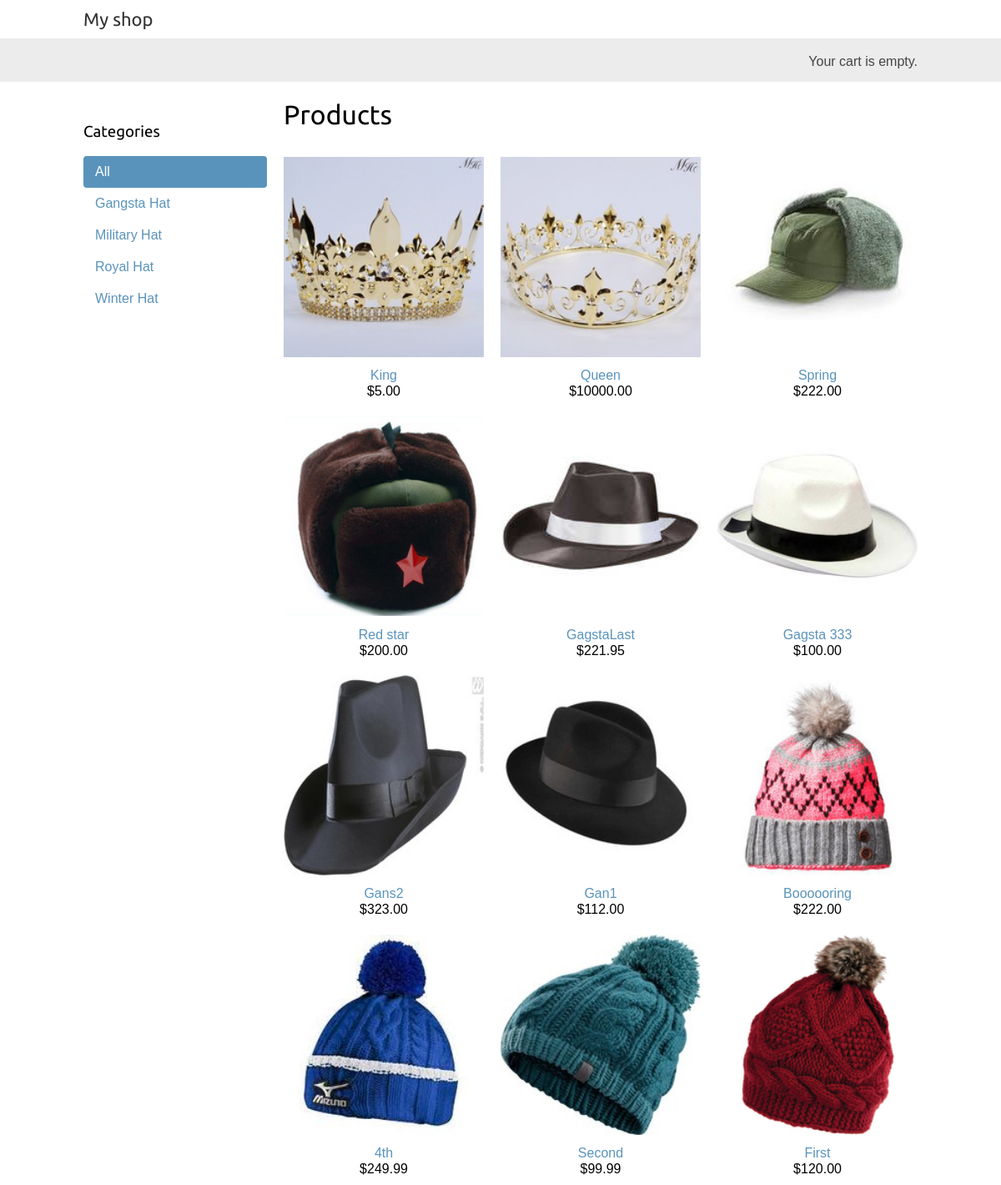
The page / on the database its author committed.
### shop/models.py (models this page shows, shortened)
class Category(models.Model):
    name = models.CharField(max_length=200, db_index=True)
    slug = models.SlugField(max_length=200, db_index=True, unique=True)
    class Meta:
        ordering = ('name',)
        verbose_name = 'category'
        verbose_name_plural = 'categories'
    def get_absolute_url(self):
        return reverse('shop:product_list_by_category', args=[self.slug])

class Product(models.Model):
    category = models.ForeignKey(Category, related_name='products')
    name = models.CharField(max_length=200, db_index=True)
    slug = models.SlugField(max_length=200, db_index=True)
    image = models.ImageField(upload_to='products/%Y/%m/%d', blank=True)
    description = models.TextField(blank=True)
    price = models.DecimalField(max_digits=10, decimal_places=2)
    stock = models.PositiveIntegerField()
    available = models.BooleanField(default=True)
    created = models.DateTimeField(auto_now_add=True)
    updated = models.DateTimeField(auto_now=True)
    class Meta:
        ordering = ('-created',)
        index_together = (('id', 'slug'),)
    def get_absolute_url(self):
        return reverse('shop:product_detail', args=[self.id, self.slug])

### shop/views.py (the view)
# urls.py: url(r'^$', views.product_list, name='product_list'),
def product_list(request, category_slug=None):
    category = None
    categories = Category.objects.all()
    products = Product.objects.filter(available=True)
    if category_slug:
        category = get_object_or_404(Category, slug=category_slug)
        products = products.filter(category=category)
    return render(request, 'shop/product/list.html', {'category': category,
                                                      'categories': categories,
                                                      'products': products})

### cart/cart.py (called while the page is built)
    def __len__(self):
        return sum(item['quantity'] for item in self.cart.values())

### cart/context_processors.py (called while the page is built)
def cart(request):
    return {'cart': Cart(request) }

### shop/templates/shop/product/list.html (shortened to what this page needs)
{% extends "shop/base.html" %}
{% load static %}
{% block content %}
    <div id="sidebar">
        <h3>Categories</h3>
        <ul>
            <li {% if not category %}class="selected"{% endif %}>
                <a href="{% url "shop:product_list" %}">All</a>
            </li>
        {% for c in categories %}
            <li {% if category.slug == c.slug %}class="selected"{% endif %}>
                <a href="{{ c.get_absolute_url }}">{{ c.name }}</a>
            </li>
        {% endfor %}
        </ul>
    </div>
    <div id="main" class="product-list">
        <h1>{% if category %}{{ category.name }}{% else %}Products{% endif %}</h1>
        {% for product in products %}
            <div class="item">
                <a href="{{ product.get_absolute_url }}">
                    <img src="{% if product.image %}{{ product.image.url }}{% else %}{% static "img/no_image.png" %}{% endif %}">
                </a>
                <a href="{{ product.get_absolute_url }}">{{ product.name }}</a><br>
                ${{ product.price }}
            </div>
        {% endfor %}
    </div>
{% endblock %}

### shop/templates/shop/base.html (shortened to what this page needs)
{% load static %}
<!DOCTYPE html>
<html>
<head>
    <link href="{% static "css/base.css" %}" rel="stylesheet">
</head>
<body>
    <div id="header">
        <a href="/" class="logo">My shop</a>
    </div>
    <div id="subheader">
        <div class="cart">
            {% with total_items=cart|length %}
                {% if cart|length > 0 %}
                    Your cart:
                    <a href="{% url "cart:cart_detail" %}">
                        {{ total_items }} item{{ total_items|pluralize }}, ${{ cart.get_total_price }}
                    </a>
                {% else %}
                    Your cart is empty.
                {% endif %}
            {% endwith %}
        </div>
    </div>
    <div id="content">
        {% block content %}
        {% endblock %}
    </div>
</body>
</html>

### shop/static/css/base.css (style rules this page uses)
body { margin:0; padding:0; font-family:helvetica, sans-serif; }
h1, h2, h3, h4, h5 , h6 { font-family: 'Ubuntu', sans-serif; font-weight:normal; }
a { text-decoration:none; color:#5993bb; }
#header { padding:10px 100px; font-size:18px; overflow:auto; }
#subheader { background:#ececec; color:#444; padding:15px 100px; overflow:auto; }
#header .logo { font-family: 'Ubuntu', sans-serif; float:left; color:#333; font-size:22px; margin-right:10%; }
#subheader .cart { float:right; padding-top:4px; }
#content { padding:0 100px; overflow:hidden; }
#sidebar { width:220px; padding:30px 20px 0 0; float:left; }
#sidebar ul { margin:0; padding:0; }
#sidebar ul li { margin:0; list-style:none; padding:10px 14px; }
#sidebar ul li a { display:block; }
#sidebar ul li.selected { background:#5993bb; border-radius:4px; }
#sidebar ul li.selected a { color:#fff; }
#main { float:left; width: 96%; margin-right:-220px; overflow:hidden; }
.product-list .item { width:25%; padding:10px 20px 10px 0; float:left; text-align:center; line-height:1.2; }
.product-list .item img { width:100%; margin-bottom:8px; }

### rows shown on the page
Category: name "Gangsta Hat"
Category: name "Military Hat"
Category: name "Royal Hat"
Category: name "Winter Hat"
Product: image (picture), name "King", price "5.00"
Product: image (picture), name "Queen", price "10000.00"
Product: image (picture), name "Spring", price "222.00"
Product: image (picture), name "Red star", price "200.00"
Product: image (picture), name "GagstaLast", price "221.95"
Product: image (picture), name "Gagsta 333", price "100.00"
Product: image (picture), name "Gans2", price "323.00"
Product: image (picture), name "Gan1", price "112.00"
Product: image (picture), name "Boooooring", price "222.00"
Product: image (picture), name "4th", price "249.99"
Product: image (picture), name "Second", price "99.99"
Product: image (picture), name "First", price "120.00"
